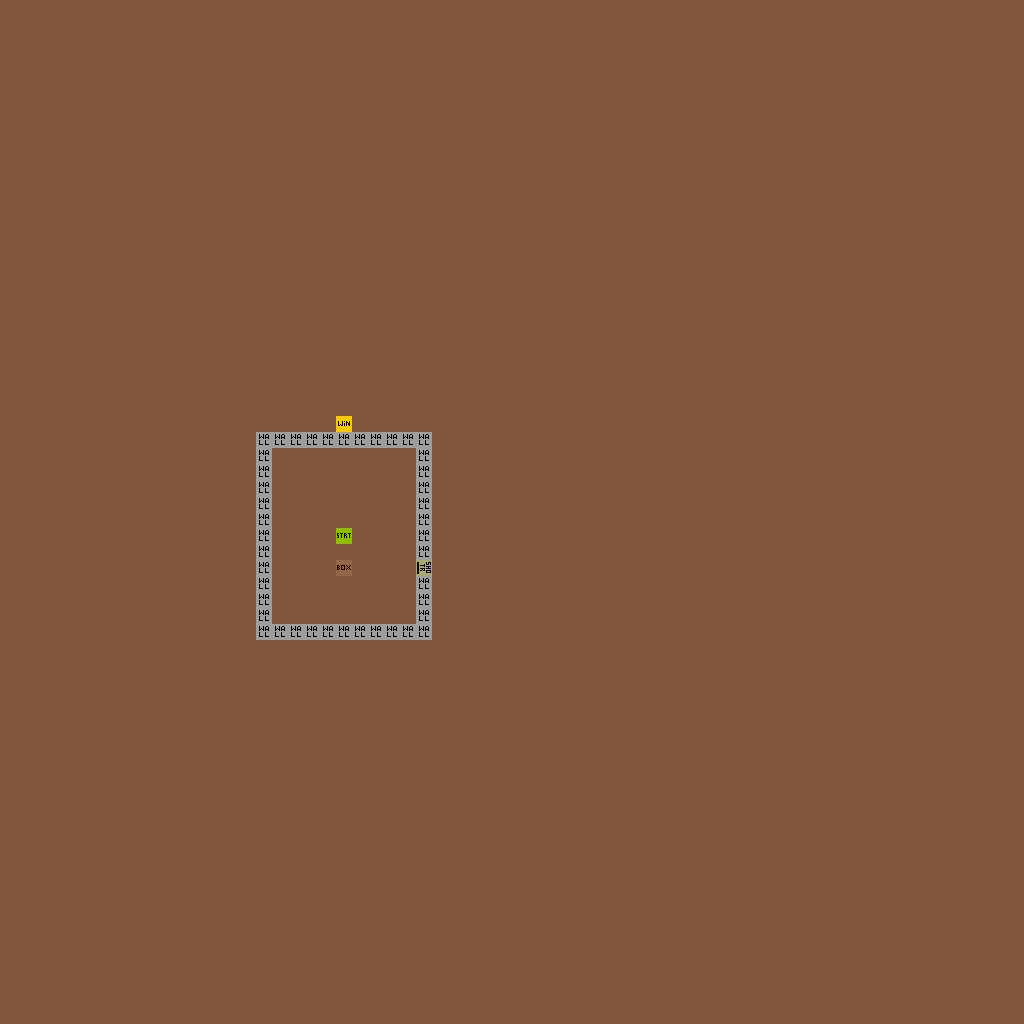

This is a level from a 2D game, rendered from its Tiled map with the project's own tilesets. A one-line summary and the map file follow, with tile-layer data summarised:
An orthogonal 64x64 tile map with 16x16 px tiles, 3 tile layers (Art_Background, Art_Gameplay, Gameplay), 2 tilesets and 1 object (spawn).

<map version="1.2" tiledversion="1.2.4" orientation="orthogonal" renderorder="right-down" width="64" height="64" tilewidth="16" tileheight="16" infinite="0" backgroundcolor="#83573f" nextlayerid="8" nextobjectid="2">
 <tileset firstgid="1" source="tileset/GameplayTileset.tsx" />
 <tileset firstgid="33" source="tileset/GameplayImages.tsx" />
 <layer id="4" name="Art_Background" width="64" height="64">
  <data>[4096 cells, 0 non-empty, 0 distinct tile ids]</data>
 </layer>
 <layer id="6" name="Art_Gameplay" width="64" height="64">
  <data>[4096 cells, 0 non-empty, 0 distinct tile ids]</data>
 </layer>
 <layer id="5" name="Gameplay" width="64" height="64">
  <data>[4096 cells, 47 non-empty, 5 distinct tile ids]</data>
 </layer>
 <objectgroup id="2" name="Properties">
  <object id="1" name="spawn" x="336" y="528" width="16" height="16" />
 </objectgroup>
</map>
